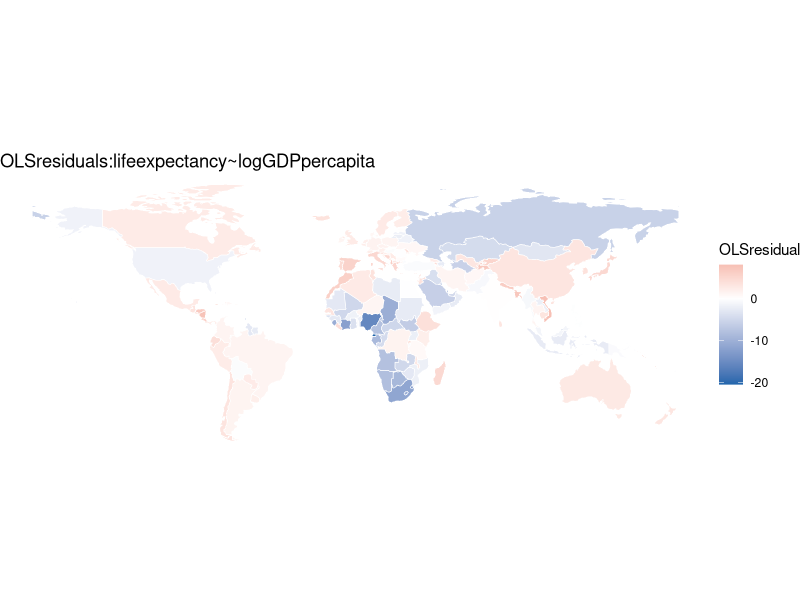
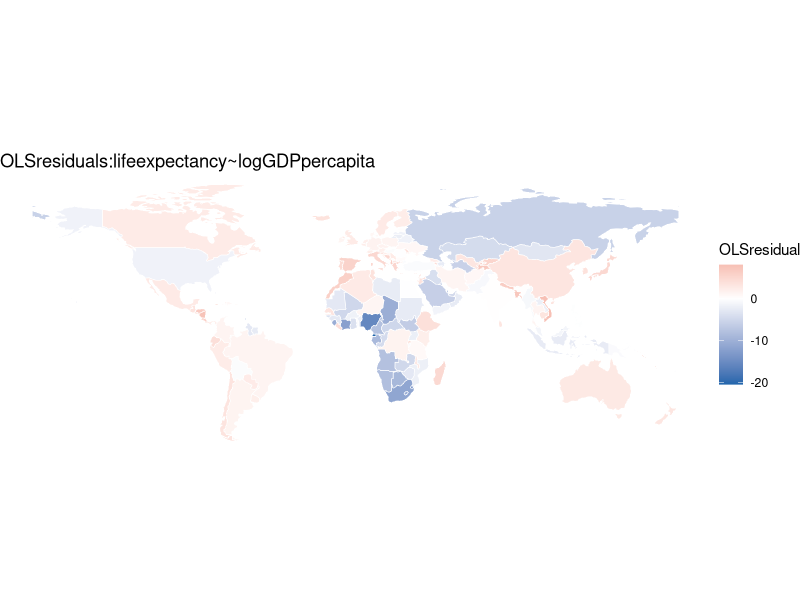

These figures' R source, in order:
# Setup -------------------------------------------------------------------

library(tidyr)
library(dplyr)
library(ggplot2)
library(sf)
library(spData)
library(spdep)
library(spatialreg)
data(world)
library(ggplot2)


# Classwork ---------------------------------------------------------------

world = world[!is.na(world$gdpPercap) & !is.na(world$lifeExp), ]
world = world[world$continent != "Antarctica", ]
world$log_gdp = log(world$gdpPercap)

nrow(world)
# 160 observations remain after removing NAs. Log-transforming accounts for outliers and "smooths" out the data. so they have less of an effect.

ols_fit = lm(lifeExp ~ log_gdp, data = world)
summary(ols_fit)

# Residuals: -20.479 to 8.115; Residuals are the prediction error.
# log_gdp's coefficient is 5.5 of which the implication would be calculated differently than a traditional coefficient because of the log transformation. It is statistically significant, and the R2 is 0.64 which is a relatively high R2. 

world$ols_resid=residuals(ols_fit)
ggplot(world)+
  geom_sf(aes(fill=ols_resid),color="white",linewidth=0.2)+
  scale_fill_gradient2(low="#2166ac",mid="white",high="#d6604d",
                       midpoint=0,name="OLSresidual")+
  theme_void()+
  labs(title="OLSresiduals:lifeexpectancy~logGDPpercapita")
ggsave("ols_residuals_map.pdf",width=10,height=5)

# The residuals are lowest in Russia and in many parts of Africa, specifically Central Africa. The most red parts are in South America and China. There is the greatest magnitude of prediction error, in a negative direction, for Central Africa. 
# Prediction error: We are over-predicting Africa. They live shorter than we should expect them to. This could be due to disease & weather which may not be particularly related to GDP. There are factors that cluster in space. 

##1.2

nb=poly2nb(world,queen=TRUE)
listw=nb2listw(nb,style= "W",zero.policy=TRUE)
summary(nb)

# 16 countries do not have borders. These would generally be islands.

moran.test(world$ols_resid,listw=listw,zero.policy=TRUE)

# Moran's I determines the degree of spatial correlation. 0 would mean that neighbors do not impact the result. Here, there is a 0.44 which would indicate that similar values tend to cluster. Therefore the OLS assumption of independent observations is violated. 

##1.3
lm_tests=lm.LMtests(ols_fit,listw=listw,
                    test=c("LMerr","LMlag","RLMerr","RLMlag"),
                    zero.policy=TRUE)
summary(lm_tests)

# RLMerr = RSerr = 52.17 ***
# RLMlag = RSlag = 0.06 []
# Only LMerr is statistically significant. 

# Robust err = 54.3 ***
# Robust lag = 2.19 
# Since only LMerr is significant, this suggests using SEM. 

##1.4
# Fitting spatial error model
sem_fit = errorsarlm(lifeExp ~ log_gdp, data = world,
                     listw = listw, zero.policy = TRUE)
summary(sem_fit)

# log gdp here is 3.95 
# It has a very low P value, indicating significance. The lambda is 0.76 which, since it is positive & significant, indicates that there is spatial correlation and using this model is the 'right idea'. The coefficient, compared to previously, is lower. 
# Lambda represents the error term considering spatial autocorrelation. A positive and significant lambda indicates that there is a geographic connection which must be taken into consideration. Without using a spatial model, there are unmeasured spatially correlated factors. The area in which an independent variable shifts is connected to the outcome.

world$sem_resid = residuals(sem_fit)
moran.test(world$sem_resid, listw = listw, zero.policy = TRUE)

# The p-value is not below 0.05, it is  0.88. The Moran I statistic is -0.08 as compared to 0.44 which would suggest that values tend to alternate a bit, but not much and much less than calculated with OLS. This removes much of the spatial autocorrelation.

## 1.5

coords = st_centroid(st_geometry(world))
nb_dist = dnearneigh(coords, d1 = 0, d2 = 300)
summary(nb_dist)


# Many more countries do not have neighbors here at 114 as compared to 16. This could be due to much larger countries having a further apart centroid from their edge. 

listw_dist = nb2listw(nb_dist, style = "W", zero.policy = TRUE)
sem_dist = errorsarlm(lifeExp ~ log_gdp, data = world,
                      listw = listw_dist, zero.policy = TRUE)
summary(sem_dist)

# Here, lambda is 0.43 and statistically significant. This indicates that there is spatial correlation. The lambda is lower, 0.43 compared to 0.76. The neighborhood defined is clearly important to the way that 

world$sem_resid = residuals(sem_fit)
moran.test(world$sem_resid, listw = listw_dist, zero.policy = TRUE)

# The test statistic is -0.02 which shows that there is very little spacial correlation, even less than beforehand but it is not significant since the p-value is 0.49.


# 2.1 ---------------------------------------------------------------------


slm_21 = lagsarlm(lifeExp ~ log_gdp, data = world,
                     listw = listw, zero.policy = TRUE)
summary(slm_21)
# Rho: -0.004
# p-value: 0.805
# Very small Rho, insignificant p-value. Log_gdp has a 5.55 estimate and is significant. 

# It is a very small Rho which would indicate a minuscule amount of spatial outcome correlation, but the p-value is also insignificant. This does not suggest that outcome correlation is a noticeable issue based on the data. A rho above 0 indicates that the life expectancy of one area is related to the outcomes of its surrounding areas.

# The slope of log_gdp is not the marginal effect of X on Y since a change in X on the equilibrium effects matrix propagates. It is reporting a network effect rather than an individual effect.


# 2.2 ---------------------------------------------------------------------
